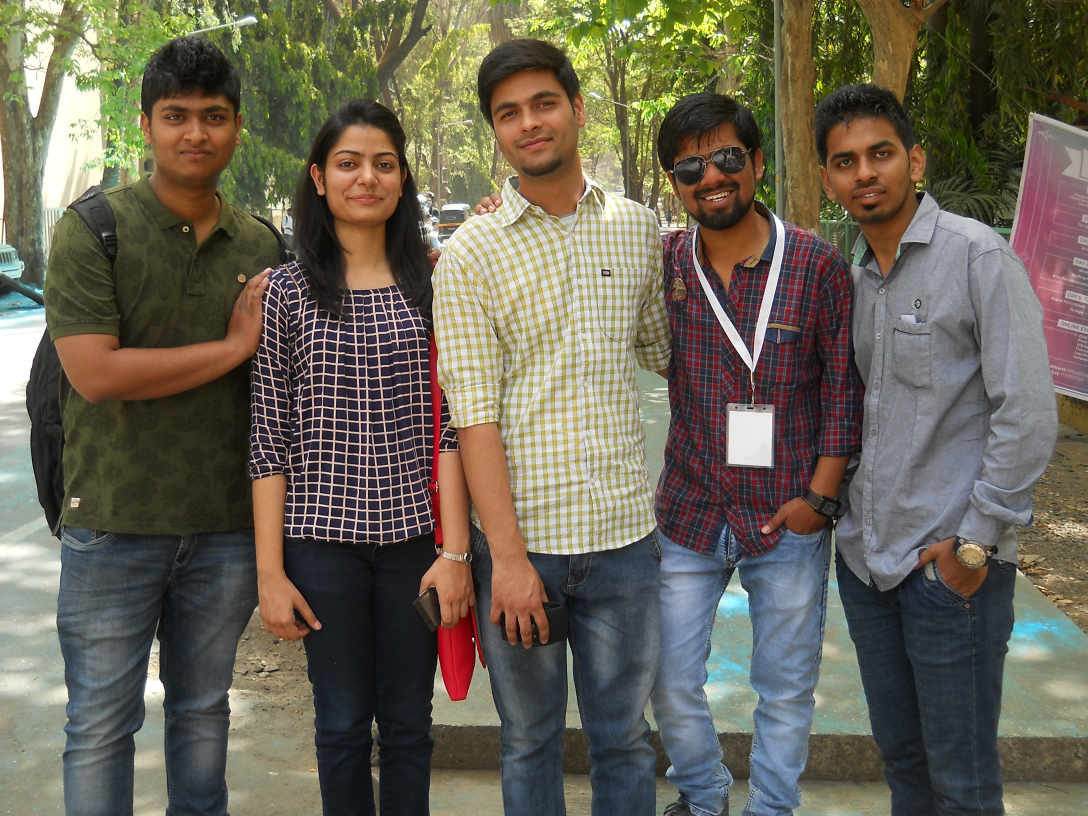
#> input picture face1.JPG, 3264 x 2448 px (shown at 1/3 size)
$ python FaceDetection.py   (Python 2 division)   (older library calls are emulated)
#> lines starting #> are read from the running program, lines starting #| are printed output that depends on the picture; after the words box and inside, x2 and y2 are one past the last pixel; in counts of white or black regions, pixels touching at a corner belong together
import cv2
import sys

# Get user supplied values
imgPath = "face1.JPG"
cascPath = "haarcascade_frontalface_default.xml"

# Create the haar cascade
faceCascade = cv2.CascadeClassifier(cascPath)

# Read the image
img = cv2.imread(imgPath)
#> img is the input picture: shape (2448, 3264, 3); mean B, G, R 85, 99.5, 105.4
RP = img.shape[0] / 800 if img.shape[0] <= img.shape[1] else img.shape[1] / 800
imgResized = cv2.resize (img, (img.shape[1] / RP, img.shape[0] / RP))
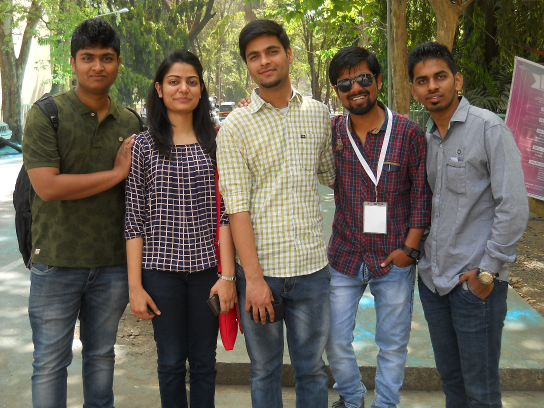
#> imgResized: shape (816, 1088, 3) (shown at 1/2 size); mean B, G, R 85, 99.5, 105.4
gray = cv2.cvtColor(imgResized, cv2.COLOR_BGR2GRAY)
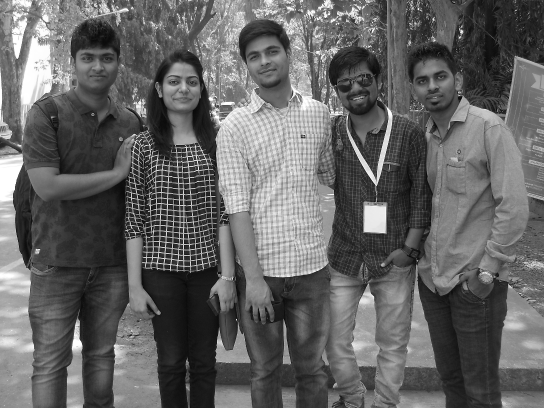
#> gray: shape (816, 1088) (shown at 1/2 size); min 0, max 255, mean 99.6

# Detect faces in the image
faces = faceCascade.detectMultiScale(
    gray,
    scaleFactor=1.1,
    minNeighbors=5,
    minSize=(30, 30),
    flags = cv2.cv.CV_HAAR_SCALE_IMAGE
)
#> faces = [[567, 119, 65, 65], [71, 617, 69, 69], [478, 67, 104, 104], [810, 113, 110, 110], [316, 125, 98, 98], [139, 74, 112, 112], [50, 48, 100, 100], [327, 259, 95, 95]]

print "Found {0} faces!".format(len(faces))
#| Found 8 faces!

# Draw a rectangle around the faces
for (x, y, w, h) in faces:
    cv2.rectangle(imgResized, (x, y), (x+w, y+h), (0, 0, 255), 2)
#> this loop made 8 passes
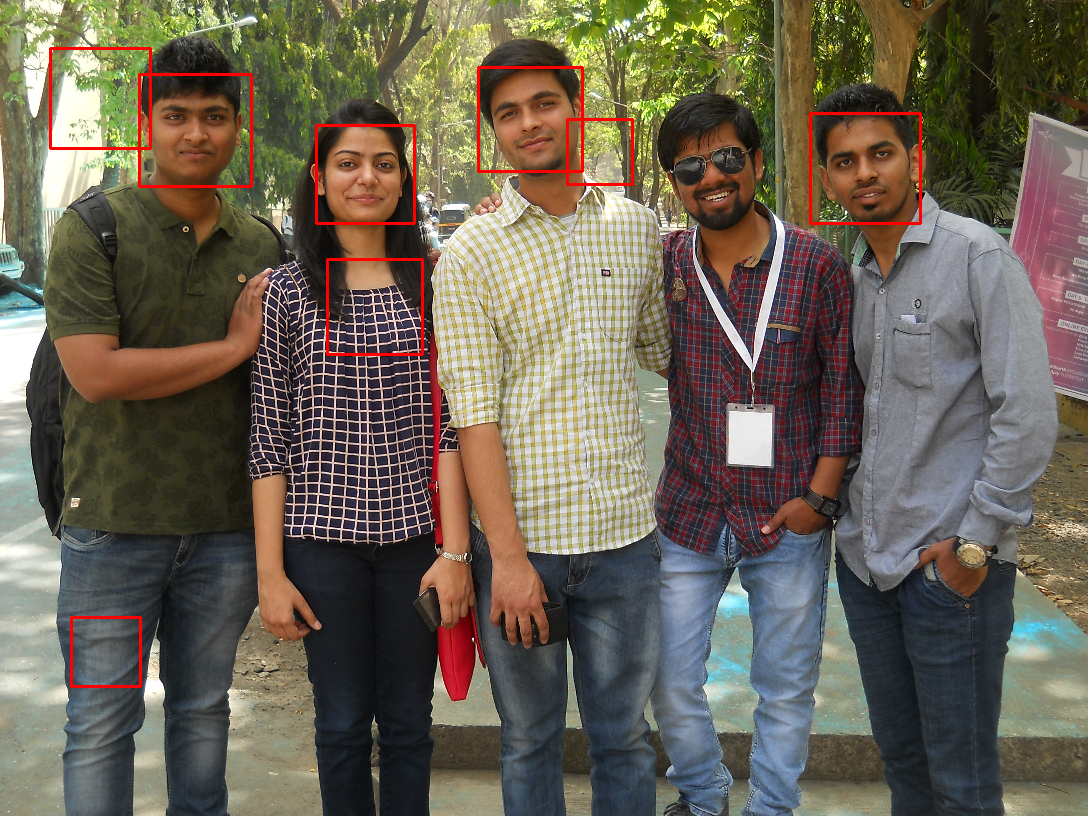
#> imgResized: shape (816, 1088, 3); 1.01% of pixels changed, all inside (x1, y1, x2, y2) = (49, 47, 922, 688)

cv2.imshow("Faces found", imgResized)
cv2.waitKey(0)
print img.shape, imgResized.shape
#| (2448, 3264, 3) (816, 1088, 3)

$ run again, with face2.JPG copied over face1.JPG
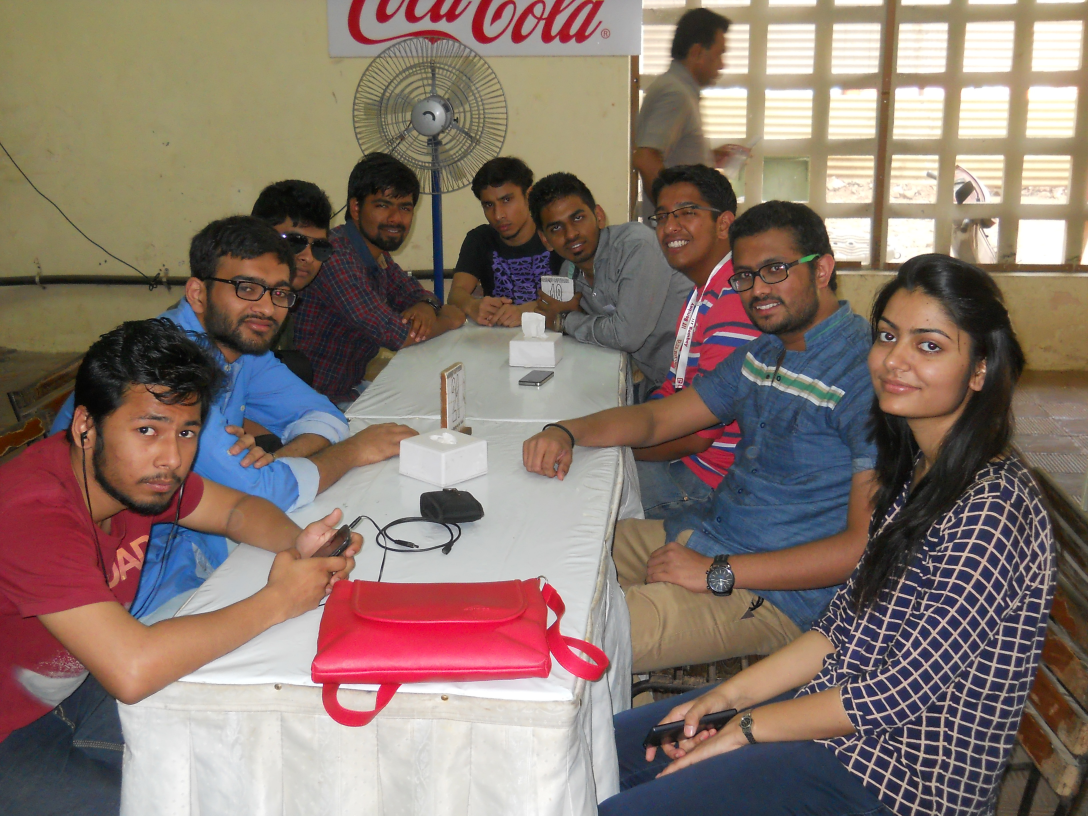
#> input picture face2.JPG, 3264 x 2448 px (shown at 1/3 size)
#> img is the input picture: shape (2448, 3264, 3); mean B, G, R 108.7, 117.7, 135.1
#> `gray = cv2.cvtColor(imgResized, cv2.COLOR_BGR2GRAY)`:
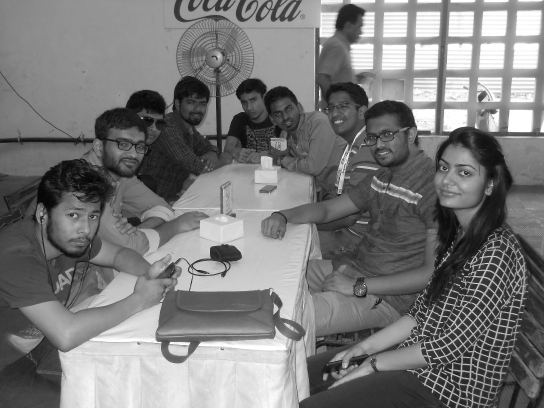
#> gray: shape (816, 1088) (shown at 1/2 size); min 1, max 255, mean 121.9
#> faces = [[361, 183, 60, 60], [636, 180, 84, 84], [722, 233, 94, 94], [205, 252, 99, 99], [850, 296, 119, 119]]
#| Found 5 faces!
#> the loop `for (x, y, w, h) in faces:` made 5 passes
#> after the loop `for (x, y, w, h) in faces:`:
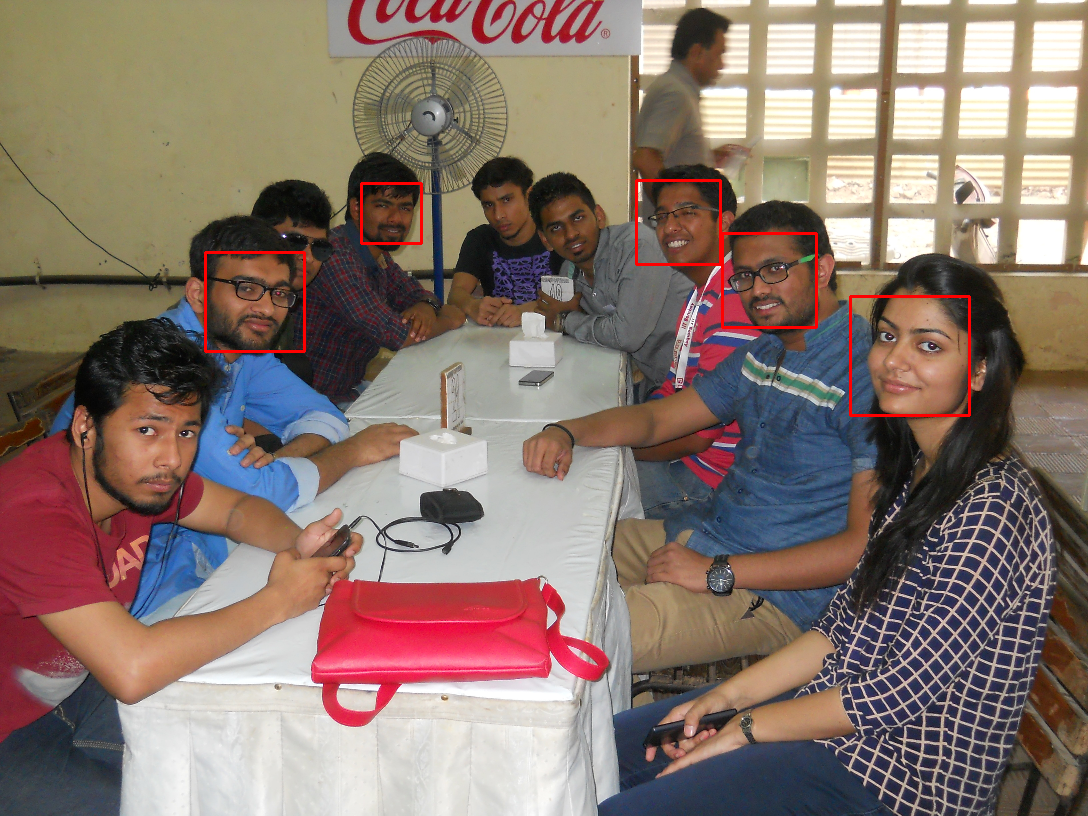
#> imgResized: shape (816, 1088, 3); mean B, G, R 108.4, 117.3, 136.2
#| (2448, 3264, 3) (816, 1088, 3)

$ run again, with face3.JPG copied over face1.JPG
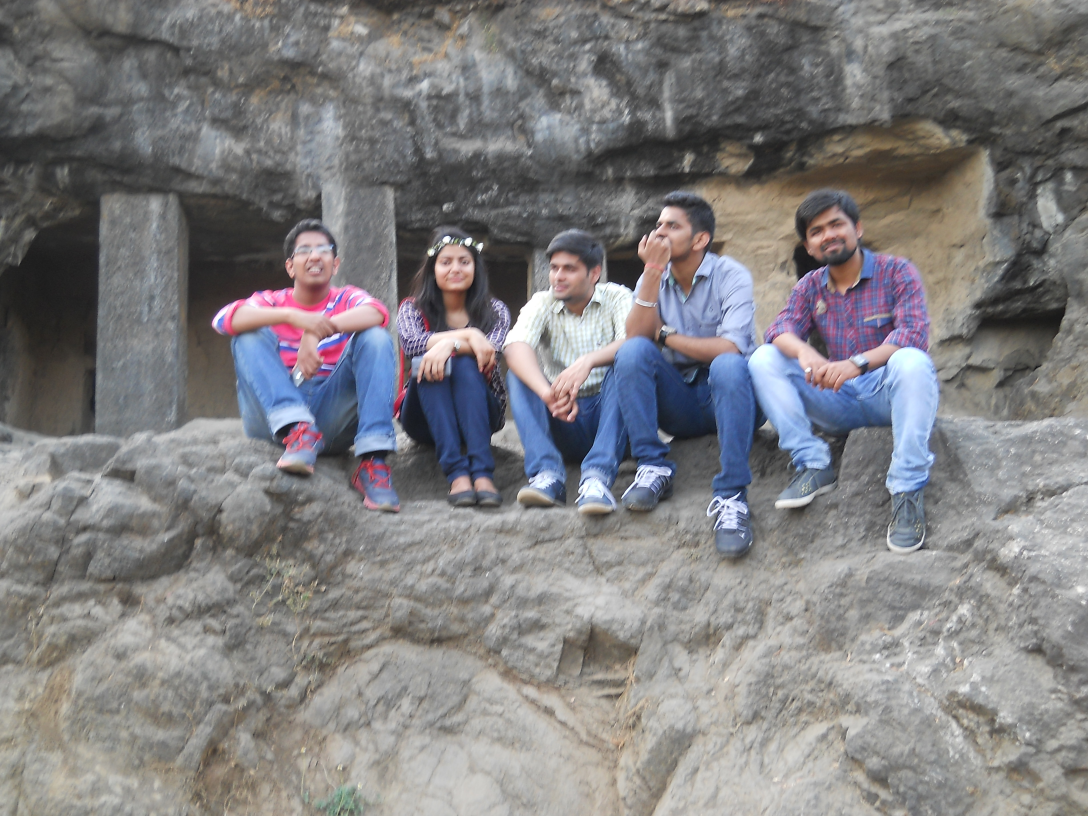
#> input picture face3.JPG, 3264 x 2448 px (shown at 1/3 size)
#> img is the input picture: shape (2448, 3264, 3); mean B, G, R 128.8, 127.1, 128.6
#> `gray = cv2.cvtColor(imgResized, cv2.COLOR_BGR2GRAY)`:
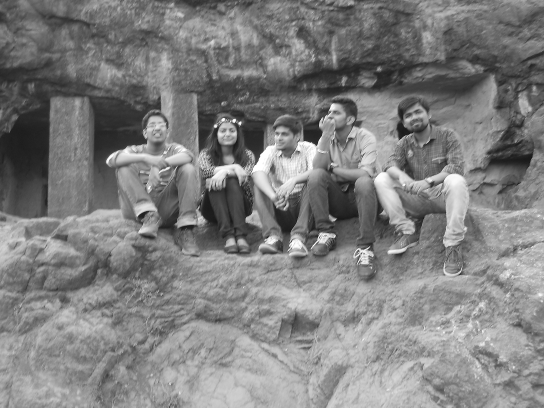
#> gray: shape (816, 1088) (shown at 1/2 size); min 4, max 255, mean 127.8
#> faces = [[536, 248, 51, 51], [431, 242, 50, 50], [288, 230, 50, 50], [806, 207, 53, 53]]
#| Found 4 faces!
#> the loop `for (x, y, w, h) in faces:` made 4 passes
#> after the loop `for (x, y, w, h) in faces:`:
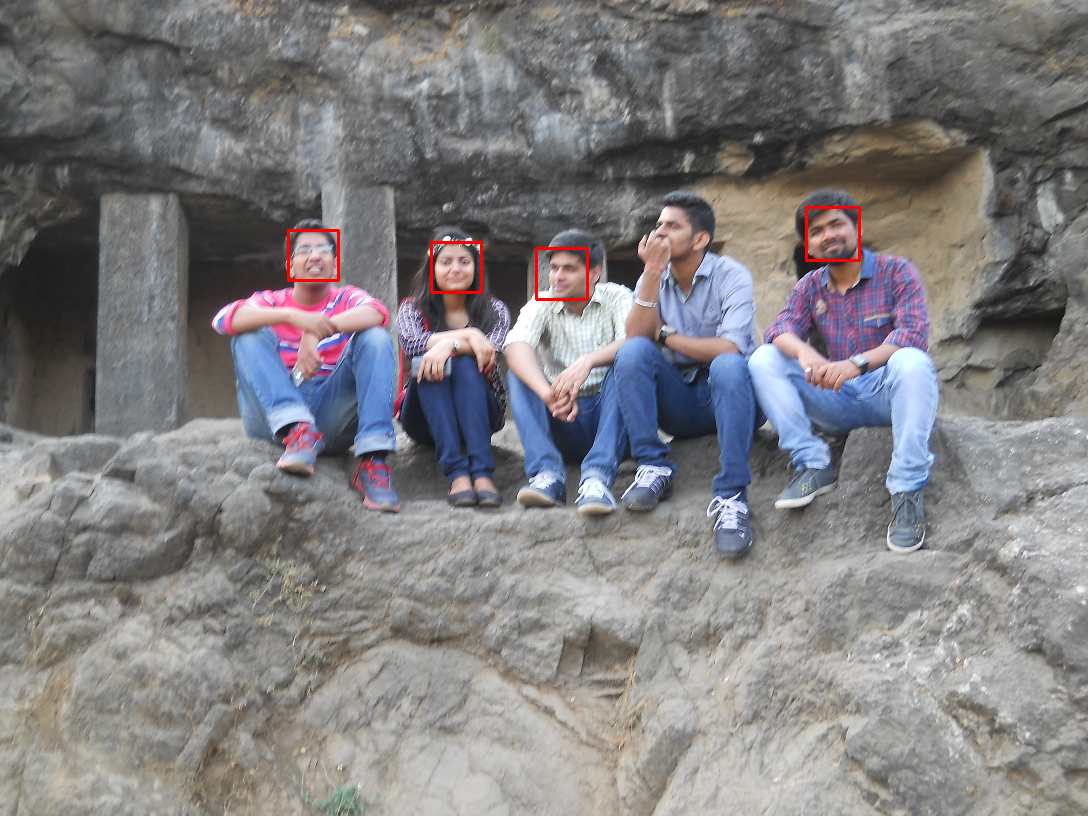
#> imgResized: shape (816, 1088, 3); mean B, G, R 128.5, 126.9, 129
#| (2448, 3264, 3) (816, 1088, 3)
